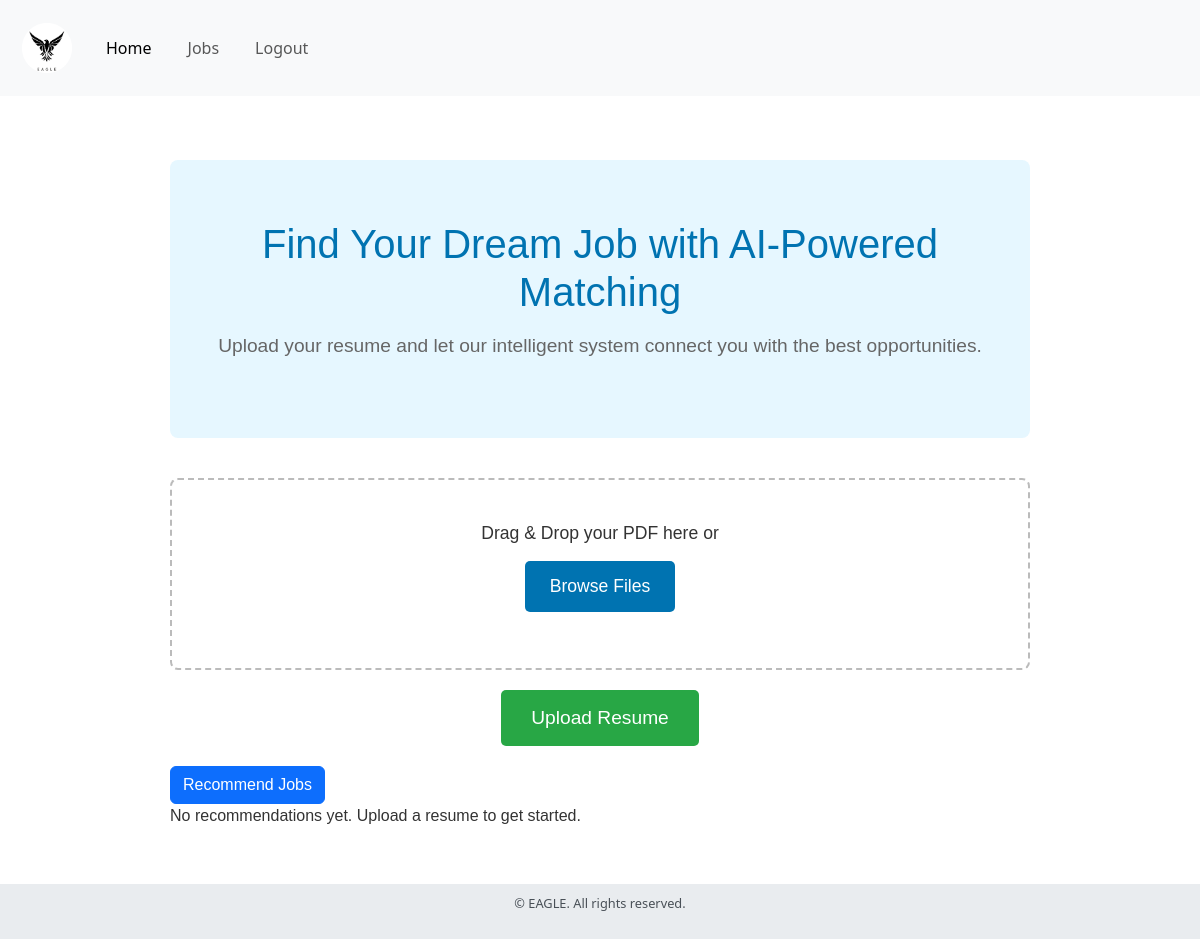
Page / (signed in) on the earlier database version.
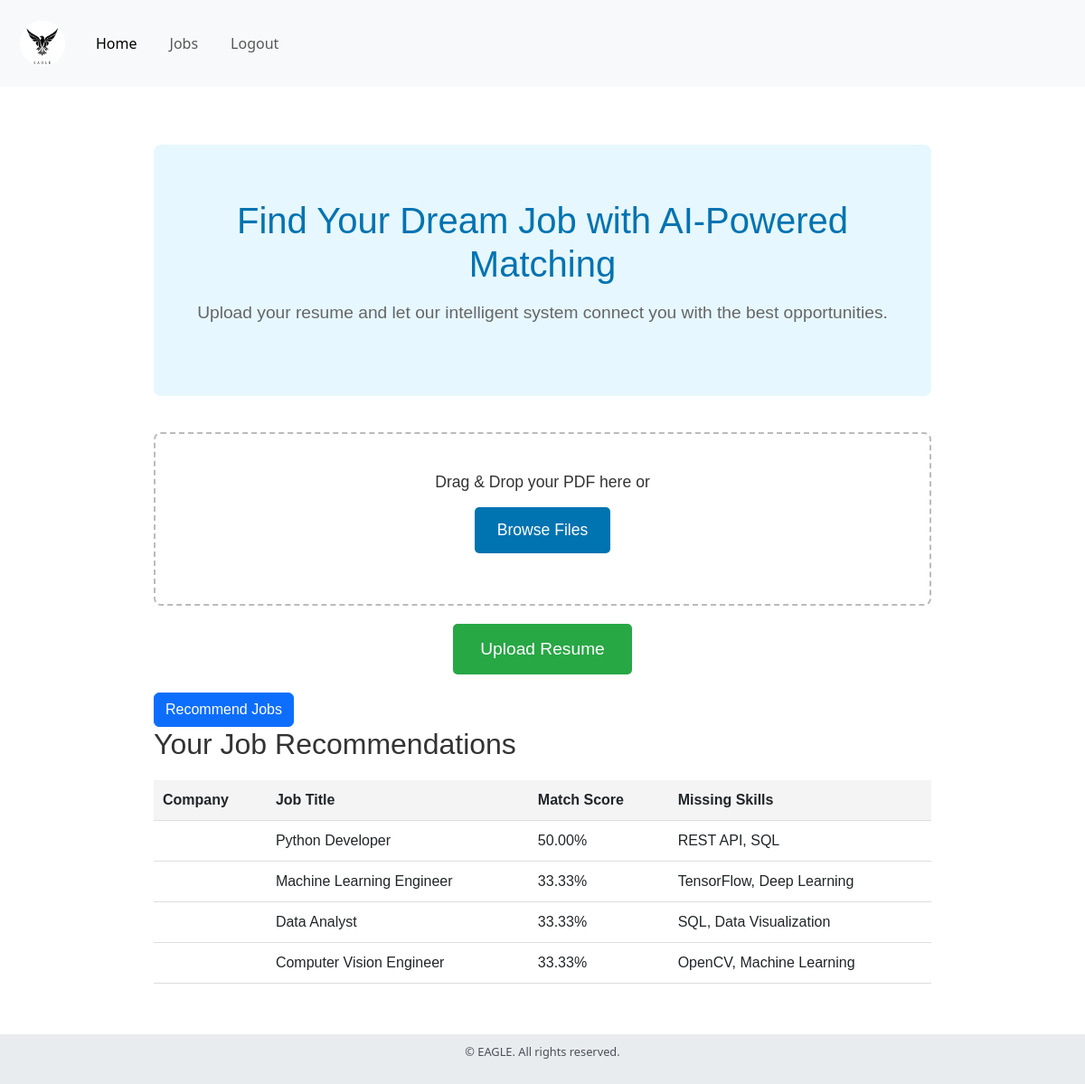
Same page on the later database version.
### app/models.py (models this page shows)
class JobRecommendation(db.Model):
    id = db.Column(db.Integer, primary_key=True)
    user_id = db.Column(db.Integer, db.ForeignKey('user.id'), nullable=False)
    job_title = db.Column(db.String(100), nullable=False)
    match_score = db.Column(db.Float, nullable=False)
    missing_skills = db.Column(db.String(255), nullable=True)

### app/views.py (the view)
@app.route('/')
def home():
    recommendations = []
    if 'user' in session:
        user_id = session['user']['id']
        recommendations = JobRecommendation.query.filter_by(user_id=user_id).all()
    return render_template('home.html', recommendations=recommendations)

### app/templates/home.html (shortened to what this page needs)
{% extends "base.html" %}
{% block content %}
<div class="home-page">
    <div class="hero-section">
        <div class="hero-content">
            <h1 class="hero-title">Find Your Dream Job with AI-Powered Matching</h1>
            <p class="hero-subtitle">Upload your resume and let our intelligent system connect you with the best opportunities.</p>
        </div>
    </div>
    <div class="upload-section">
        <form id="upload-form" method="POST" action="{{ url_for('upload') }}" enctype="multipart/form-data">
            <div id="drop-area">
                <p class="drop-message">Drag & Drop your PDF here or</p>
                <label for="fileElem" class="browse-button">Browse Files</label>
            </div>
            <button type="submit" class="upload-button">Upload Resume</button>
        </form>
    </div>
    <button id="recommend-btn" class="btn btn-primary">Recommend Jobs</button>
    <div id="recommendations">
        {% if recommendations %}
        <h2>Your Job Recommendations</h2>
        <table class="table">
            <thead>
                <tr>
                    <th>Company</th>
                    <th>Job Title</th>
                    <th>Match Score</th>
                    <th>Missing Skills</th>
                </tr>
            </thead>
            <tbody>
                {% for rec in recommendations %}
                <tr>
                    <td>{{ rec.company }}</td>
                    <td>{{ rec.job_title }}</td>
                    <td>{{ "%.2f"|format(rec.match_score) }}%</td>
                    <td>{{ rec.missing_skills }}</td>
                </tr>
                {% endfor %}
            </tbody>
        </table>
        {% else %}
        <p>No recommendations yet. Upload a resume to get started.</p>
        {% endif %}
    </div>
</div>
<link rel="stylesheet" href="{{ url_for('static', filename='css/home.css') }}">
{% endblock %}

### app/templates/base.html (shortened to what this page needs)
<!DOCTYPE html>
<html lang="en">
<head>
    <link rel="stylesheet" href="{{ url_for('static', filename='css/style.css') }}">
    <link href="https://cdn.jsdelivr.net/npm/bootstrap@5.3.0/dist/css/bootstrap.min.css" rel="stylesheet">
</head>
<body>
    <div class="content-wrap">
        <nav class="navbar navbar-expand-lg bg-body-tertiary">
            <div class="container-fluid">
                <a class="navbar-brand" href="{{ url_for('home') }}">
                    <img src="{{ url_for('static', filename='logo/cropped_image.png') }}" alt="EAGLE Logo">
                </a>
                <div class="collapse navbar-collapse" id="navbarNav">
                    <ul class="navbar-nav">
                        <li class="nav-item">
                            <a class="nav-link active" aria-current="page" href="{{ url_for('home') }}">Home</a>
                        </li>
                        {% if 'user' in session %}
                            <li class="nav-item">
                                <a class="nav-link" href="{{ url_for('dashboard') }}">Jobs</a>
                            </li>
                            <li class="nav-item">
                                <a class="nav-link" href="{{ url_for('logout') }}">Logout</a>
                            </li>
                        {% else %}
                            <li class="nav-item">
                                <a class="nav-link" href="{{ url_for('login') }}">Login</a>
                            </li>
                        {% endif %}
                    </ul>
                </div>
            </div>
        </nav>
        <div class="container mt-4">
            {% block content %}{% endblock %}
        </div>
    </div>
    <footer class="text-center">
        <div class="container">
            <p>&copy; {{ year }} EAGLE. All rights reserved.</p>
        </div>
    </footer>
</body>
</html>

### app/static/css/style.css (style rules this page uses)
body { font-family: Arial, sans-serif; text-align: center; }
nav a { margin: 10px; text-decoration: none; font-weight: bold; }

### app/static/css/home.css (style rules this page uses)
.home-page { font-family: 'Arial', sans-serif; color: #333; max-width: 900px; margin: 0 auto; padding: 40px 20px; }
.hero-section { background-color: #e6f7ff; padding: 60px 20px; text-align: center; border-radius: 8px; margin-bottom: 40px; }
.hero-title { font-size: 2.5em; color: #0073b1; margin-bottom: 15px; }
.hero-subtitle { font-size: 1.2em; color: #666; line-height: 1.6; }
.upload-section { text-align: center; }
#drop-area { border: 2px dashed #bbb; border-radius: 8px; padding: 40px; margin-bottom: 20px; cursor: pointer; }
.drop-message { font-size: 1.1em; margin-bottom: 15px; }
.browse-button { padding: 12px 25px; background-color: #0073b1; color: white; border: none; border-radius: 5px; font-size: 1.1em; cursor: pointer; transition: background-color 0.3s ease; }
.upload-button { display: block; margin: 20px auto; padding: 14px 30px; background-color: #28a745; color: white; border: none; border-radius: 5px; font-size: 1.2em; cursor: pointer; transition: background-color 0.3s ease; }
.table { width: 100%; border-collapse: collapse; margin-top: 20px; }
.table th, .table td { padding: 10px; text-align: left; border-bottom: 1px solid #ddd; }
.table th { background-color: #f4f4f4; }

### app/templates/base.html (style rules this page uses)
body { display: flex; flex-direction: column; min-height: 100vh; }
.content-wrap { flex: 1; }
footer { width: 100%; background-color: #e9ecef; padding: 10px 0; font-size: 0.8rem; color: #495057; }
.navbar-brand img { max-height: 50px; width: auto; }

Differences in the rows shown:
added JobRecommendation: job_title "Python Developer", match_score "50.00", missing_skills "REST API, SQL"
added JobRecommendation: job_title "Machine Learning Engineer", match_score "33.33", missing_skills "TensorFlow, Deep Learning"
added JobRecommendation: job_title "Data Analyst", match_score "33.33", missing_skills "SQL, Data Visualization"
added JobRecommendation: job_title "Computer Vision Engineer", match_score "33.33", missing_skills "OpenCV, Machine Learning"
Other differences:
text no longer shown: "No recommendations yet. Upload a resume to get started."
text now shown: "Your Job Recommendations Company Job Title Match Score Missing Skills"
